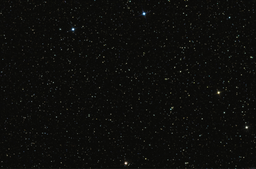
//> input picture CVProject/StarMap.png, 256 x 169 px, shrunk from 1600 x 1057 before the run; the run also reads 1 picture not shown here
$ ./main   (built with g++ and OpenCV 4)
//> lines starting //> are read from the running program, lines starting //| are printed output that depends on the picture

#include <iostream>
#include <opencv2/imgcodecs.hpp>
#include "opencv2/imgproc/imgproc.hpp"

using namespace cv;
using namespace std;

void compareByRotating(Mat container, Mat sample){
    Mat result;
    bool exactMatchingFound = false;
    int result_cols =  container.cols - sample.cols + 1;
    int result_rows = container.rows - sample.rows + 1;

    result.create( result_rows, result_cols, CV_32FC1 );
    double minVal; double maxVal; Point minLoc; Point maxLoc;

    for (int i = 0; i < 360; i++) {
        double angle = (double)i;
        Point2f center(0.0, 0.0);
        Mat rot = cv::getRotationMatrix2D(center, angle, 1.0);
        Rect2f bbox = cv::RotatedRect(cv::Point2f(), container.size(), angle).boundingRect2f();
        rot.at<double>(0,2) += bbox.width/2.0 - container.cols/2.0;
        rot.at<double>(1,2) += bbox.height/2.0 - container.rows/2.0;

        Mat dst;
        warpAffine(container, dst, rot, bbox.size());

        matchTemplate( dst, sample, result, 0);
        minMaxLoc( result, &minVal, &maxVal, &minLoc, &maxLoc, Mat() );
        if (minVal == 0) {
            cout<<"Rotating angle: "<<angle<<endl;
            cout<<minLoc.x<<","<<minLoc.y<<"--";
            cout<<minLoc.x<<","<<minLoc.y + sample.cols<<"--";
            cout<<minLoc.x + sample.rows<<","<<minLoc.y<<"--";
            cout<<minLoc.x + sample.rows<<","<<minLoc.y + sample.cols<<endl;
            exactMatchingFound = true;
            break;
        }
    }
    if (!exactMatchingFound) {
        cout<<"Exact matching is not found"<<endl;
    }
}

int main(int argc, const char * argv[]) {

    Mat starMap = imread("StarMap.png", 0);
//> starMap: 169 rows x 256 cols, CV_8UC1; min 0, max 255, mean 12.2
    Mat rotatedArea = imread("Small_area_rotated.png", 0);
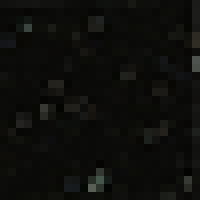
//> input picture CVProject/Small_area_rotated.png, 25 x 25 px, shrunk from 154 x 154 before the run (shown 8 times larger)
//> rotatedArea: 25 rows x 25 cols, CV_8UC1; min 3, max 91, mean 13
    Mat area = imread("Small_area.png", 0);

    if (starMap.empty() || rotatedArea.empty() || area.empty()) {
        cout << "Image reading is failed." << endl;
        return 0;
    }

    cout<<"Result for small area:"<<endl;
    compareByRotating(starMap, area);
//> the loop in compareByRotating, `for (int i = 0; i < 360; i++)` made 360 passes
//> (minVal, maxVal, minLoc, maxLoc) on passes 1 to 3: (544, 233031, Point(137, 24), Point(128, 0)), (2219, 193641, Point(139, 24), Point(61, 24)), (3265, 191141, Point(141, 23), Point(128, 160))
//> pass 3, in compareByRotating, `warpAffine(container, dst, rot, bbox.size());`:
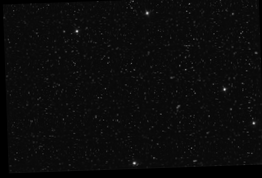
//> dst: 178 rows x 262 cols, CV_8UC1; min 0, max 229, mean 11.2
//> after the loop in compareByRotating, `for (int i = 0; i < 360; i++)`:
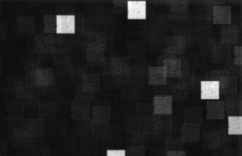
//> result: 156 rows x 242 cols, CV_32FC1; min 1757, max 186784, mean 25120; drawn with min black and max white
//> after the loop in compareByRotating, `for (int i = 0; i < 360; i++)`: minVal = 1757; maxVal = 186784; minLoc = Point(138, 29); maxLoc = Point(129, 5)
    cout<<endl;
    cout<<"Result for rotated area:"<<endl;
    compareByRotating(starMap, rotatedArea);
//> the loop in compareByRotating (call 2), `for (int i = 0; i < 360; i++)` made 360 passes
//> (minVal, maxVal, minLoc, maxLoc) on passes 1 to 3: (54485, 283930, Point(21, 7), Point(127, 0)), (46198, 249183, Point(32, 55), Point(125, 147)), (46358, 263322, Point(17, 70), Point(132, 153))
//> pass 1, in compareByRotating (call 2), `matchTemplate( dst, sample, result, 0);`:
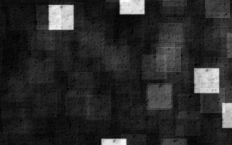
//> result: 145 rows x 232 cols, CV_32FC1; min 54485, max 283930, mean 92654.9; drawn with min black and max white
//> pass 2, in compareByRotating (call 2), `matchTemplate( dst, sample, result, 0);`:
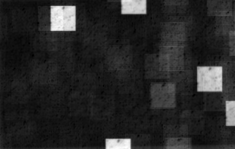
//> result: 149 rows x 235 cols, CV_32FC1; min 46198, max 249183, mean 77810; drawn with min black and max white
//> pass 3, in compareByRotating (call 2), `matchTemplate( dst, sample, result, 0);`:
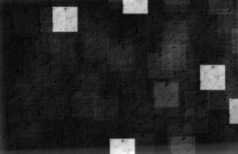
//> result: 154 rows x 238 cols, CV_32FC1; min 46358, max 263322, mean 78092.1; drawn with min black and max white
//> after the loop in compareByRotating (call 2), `for (int i = 0; i < 360; i++)`:
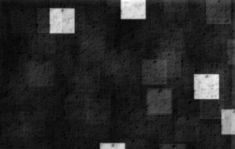
//> result: 149 rows x 235 cols, CV_32FC1; min 46444, max 246841, mean 77774.4; drawn with min black and max white
//> after the loop in compareByRotating (call 2), `for (int i = 0; i < 360; i++)`: minVal = 46444; maxVal = 246841; minLoc = Point(189, 102); maxLoc = Point(128, 0)

    return 0;
}
